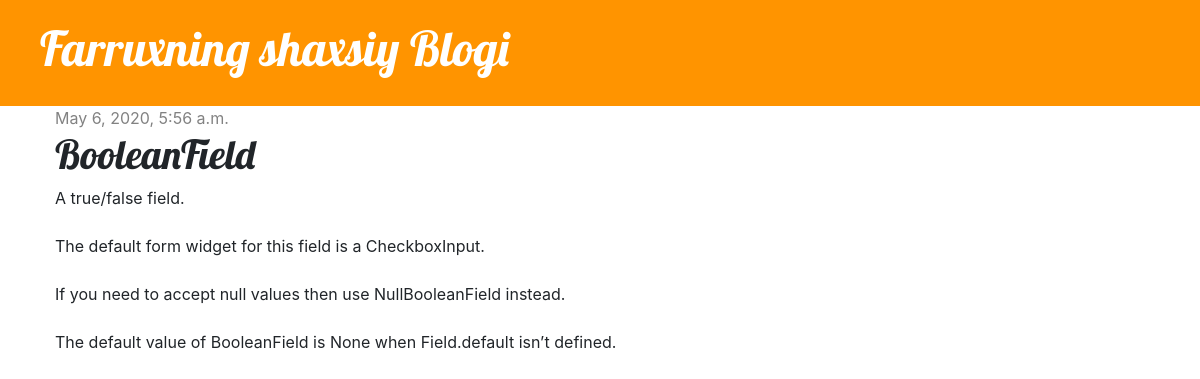
The app's page /post/4 with its own data.
### blog/models.py (models this page shows, shortened)
class Post(models.Model):
    author = models.ForeignKey(settings.AUTH_USER_MODEL, on_delete=models.CASCADE)
    title = models.CharField(max_length=200)
    text = models.TextField()
    created_date = models.DateTimeField(default=timezone.now)
    published_date = models.DateTimeField(blank=True, null=True)

### blog/views.py (the view)
# urls.py: path('post/<int:pk>', views.post_detail, name='post_detail'),
def post_detail(request, pk):
    post = get_object_or_404(Post, pk=pk)
    return render(request, 'blog/post_detail.html', {'post': post})

### blog/templates/blog/post_detail.html (shortened to what this page needs)
{% extends 'blog/base.html' %}
{% block content %}
<div class="post">
    {% if post.published_date %}
    <div class="date">
        {{ post.published_date }}
    </div>
    {% endif %}
    <h1>{{ post.title }}</h1>
    <p>{{ post.text|linebreaksbr }}</p>
</div>
{% endblock %}

### blog/static/css/blog.css (style rules this page uses)
h1, h2, h3, h4 { font-family: 'Lobster', cursive; }
.date { color: #828282; }
.post { margin-bottom: 70px; }

### records on screen
Post: published_date "May 6, 2020, 5:56 a.m.", title "BooleanField", text "A true/false field. The default form widget for this field is a CheckboxInput. If you need to accept null values then use NullBooleanField instead. The default value of BooleanField is None when Field.default isn’t defined."
